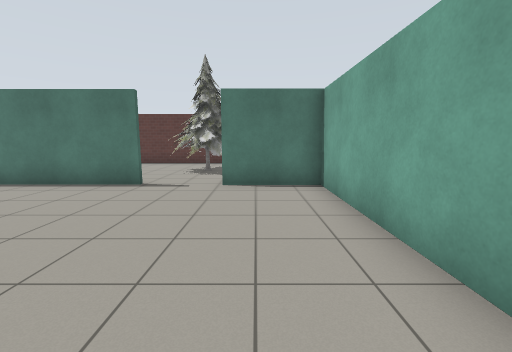
view 1 (above)

21 first-person views from a walk through a Gazebo world. The camera is 1.2 m above the floor, tilts 8° down and sees 90° across. The lines on the ground mark 1 m squares. The floor is counted in squares, 1 m on a side. Each view is taken from the middle of a square. On the plan, view 1 faces up. The plan holds only what a view shows up to about 12 squares ahead; the rest is blank. The place goes on beyond the plan. Robots are left out. Simple patterns stand in for the simulator's built-in surfaces. Simple shapes stand in for some stock models. Some surface patterns are stand-ins.

view 2
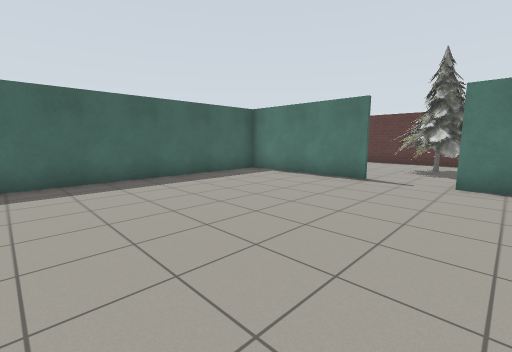

view 3
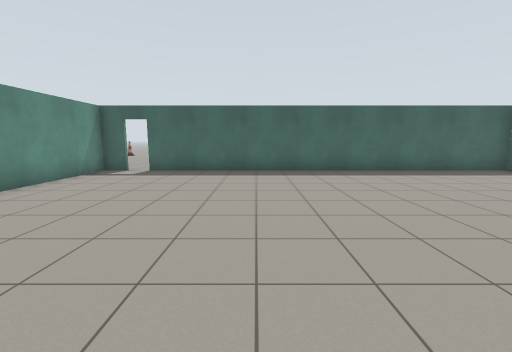

view 4
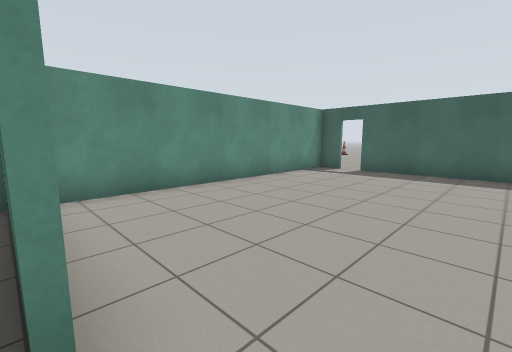

view 5
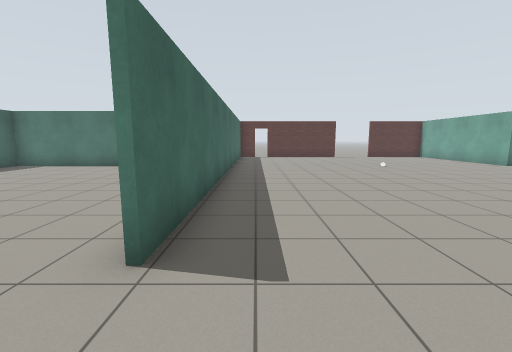

view 6
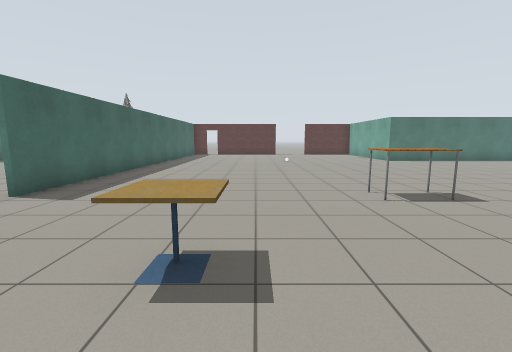

view 7
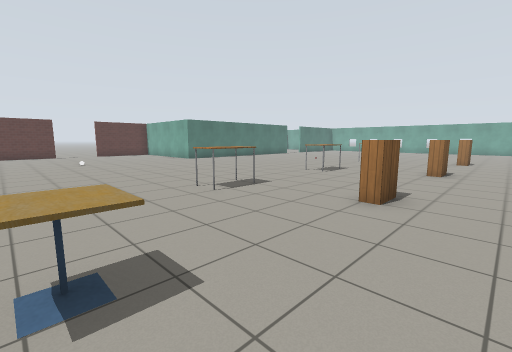

view 8
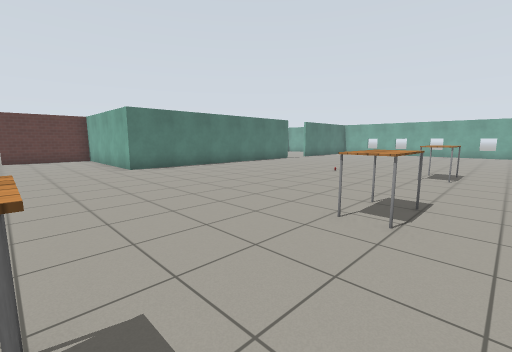

view 9
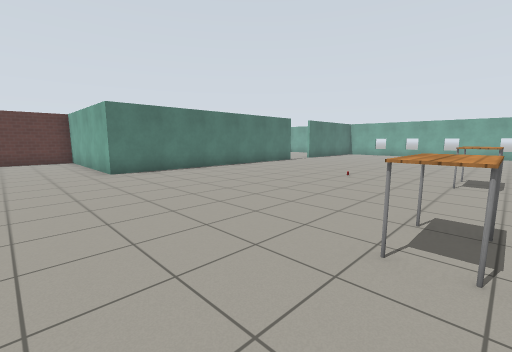

view 10
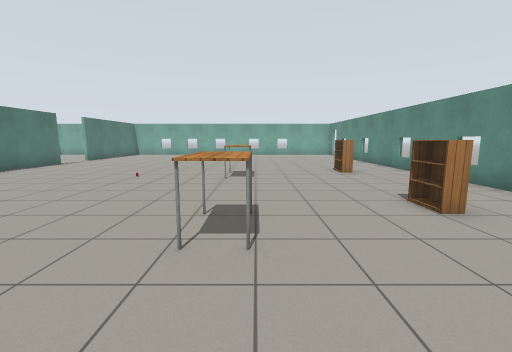

view 11
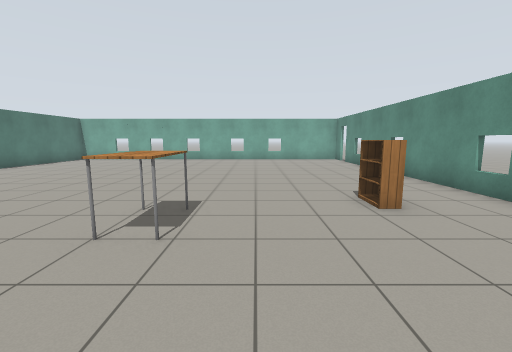

view 12
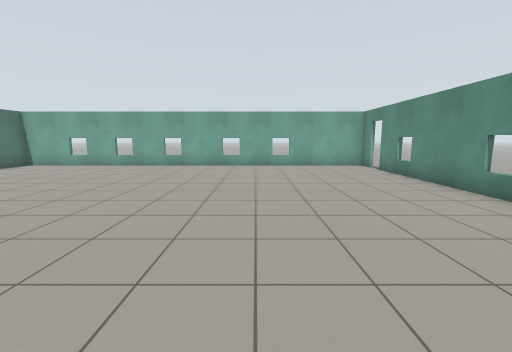

view 13
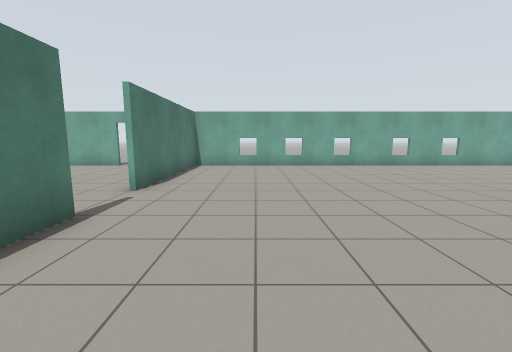

view 14
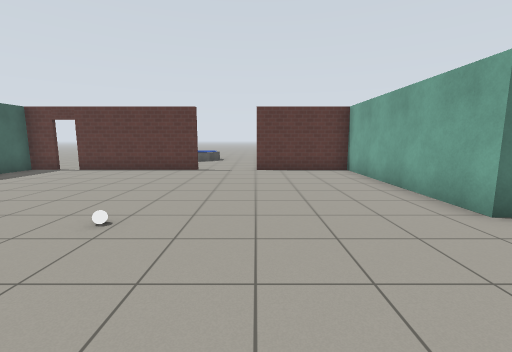

view 15
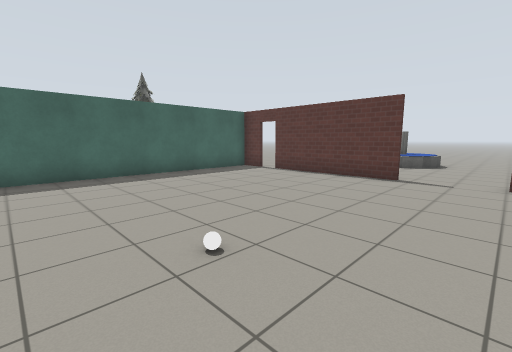

view 16
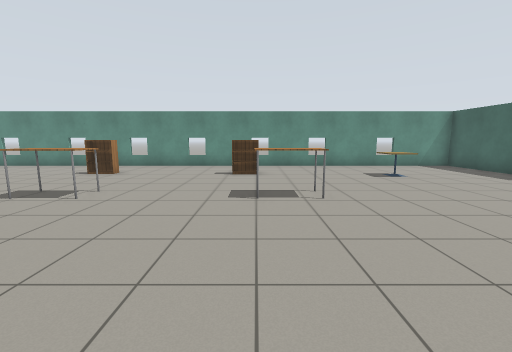

view 17
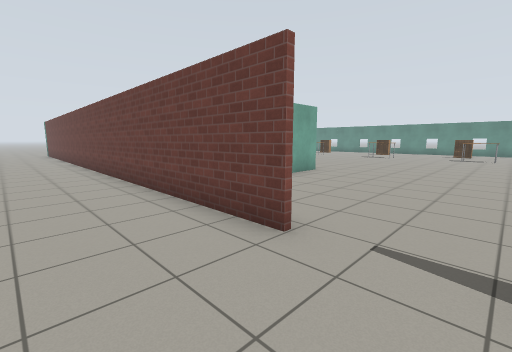

view 18
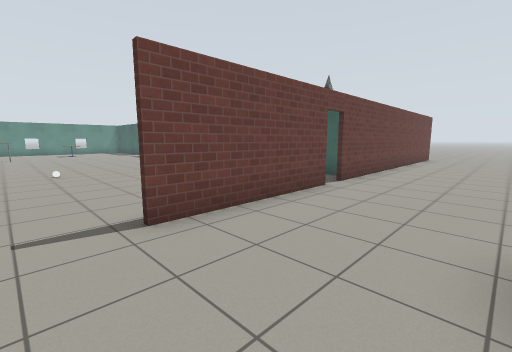

view 19
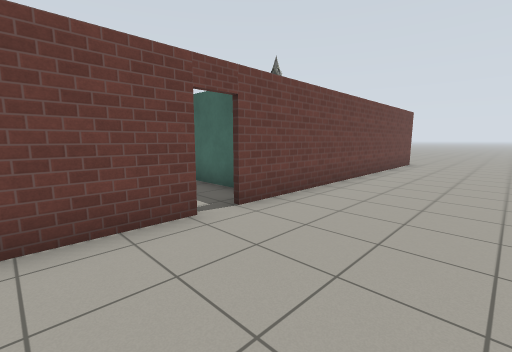

view 20
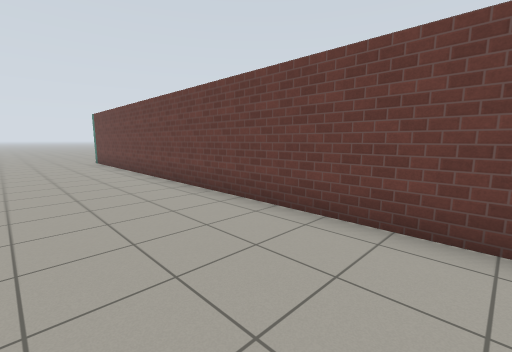

view 21
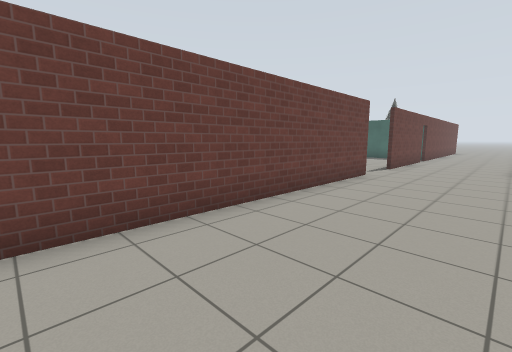

### Floor plan
Points are (right, up) in squares from view 1. A wall is a line through its corners. A room is listed if a view was taken in it or the views show most of it. See-through windows are left out.
Room 1 (views 1, 2, 3, 4)
walls: (1.7, 1.5) (1.7, 6.9) (-1, 6.9); (-3.1, 6.9) (-8, 6.9) (-8, -7.3); (-8, -8) (-8, -9) (2, -9)
low walls: (-1.6, 13.3) (-2.8, 13.3)
ways out: opening at (2, -3.5) to room 2; open door at (-8, -7.5)
objects: pine tree (-3, 9) to (-1, 11)
Room 2 (views 5, 6, 7, 8, 9, 10, 11, 12, 13, 14, 15, 16, 17, 18, 19, 20, 21)
walls: (19.4, 6.9) (14.7, 6.9) (14.7, 13.3) (11, 13.3); (25, 6.9) (21.8, 6.9); (11, 13.4) (31.8, 13.4); (8.8, 13.3) (3.8, 13.3); (3.8, 13.4) (8.6, 13.4); (3, 13.3) (1.9, 13.3) (1.9, -2.7); (1.9, -4.2) (1.9, -9); (33.1, 10.5) (33.1, 12.9); (2, -9) (31.4, -9); (32.1, -9) (33.1, -9) (33.1, 6.9) (27, 6.9); (-7.8, 13.4) (3, 13.4)
ways out: opening at (2, -3.5) to room 1; open door at (3.5, 13); open door at (32, -9); open door at (33, 10)
objects: cafe table (6, -6) to (6, -5); fountain (7, 17); white ball (9, 7); table (10, -3) to (11, -2); bookshelf (11, -6) to (12, -6); table (15, -3) to (16, -2); bookshelf (16, -6) to (17, -6); table (20, -3) to (21, -2); bookshelf (22, -6)

Where each view was taken, in squares from view 1:
view 1: 0 up, 0 right, facing up
view 2: 1 down, 0 right, facing up-left
view 3: 3 down, 2 right, facing left
view 4: 3 down, 2 right, facing down-left
view 5: 5 down, 3 right, facing up
view 6: 8 down, 7 right, facing up
view 7: 8 down, 6 right, facing up-right
view 8: 4 down, 11 right, facing up-right
view 9: 3 down, 12 right, facing up-right
view 10: 3 down, 12 right, facing right
view 11: 4 down, 17 right, facing right
view 12: 4 down, 21 right, facing right
view 13: 4 up, 21 right, facing right
view 14: 3 up, 11 right, facing up
view 15: 5 up, 11 right, facing up-left
view 16: 3 up, 11 right, facing down
view 17: 16 up, 9 right, facing down-right
view 18: 17 up, 10 right, facing down-left
view 19: 17 up, 6 right, facing down-left
view 20: 17 up, 18 right, facing down-right
view 21: 17 up, 20 right, facing down-left
